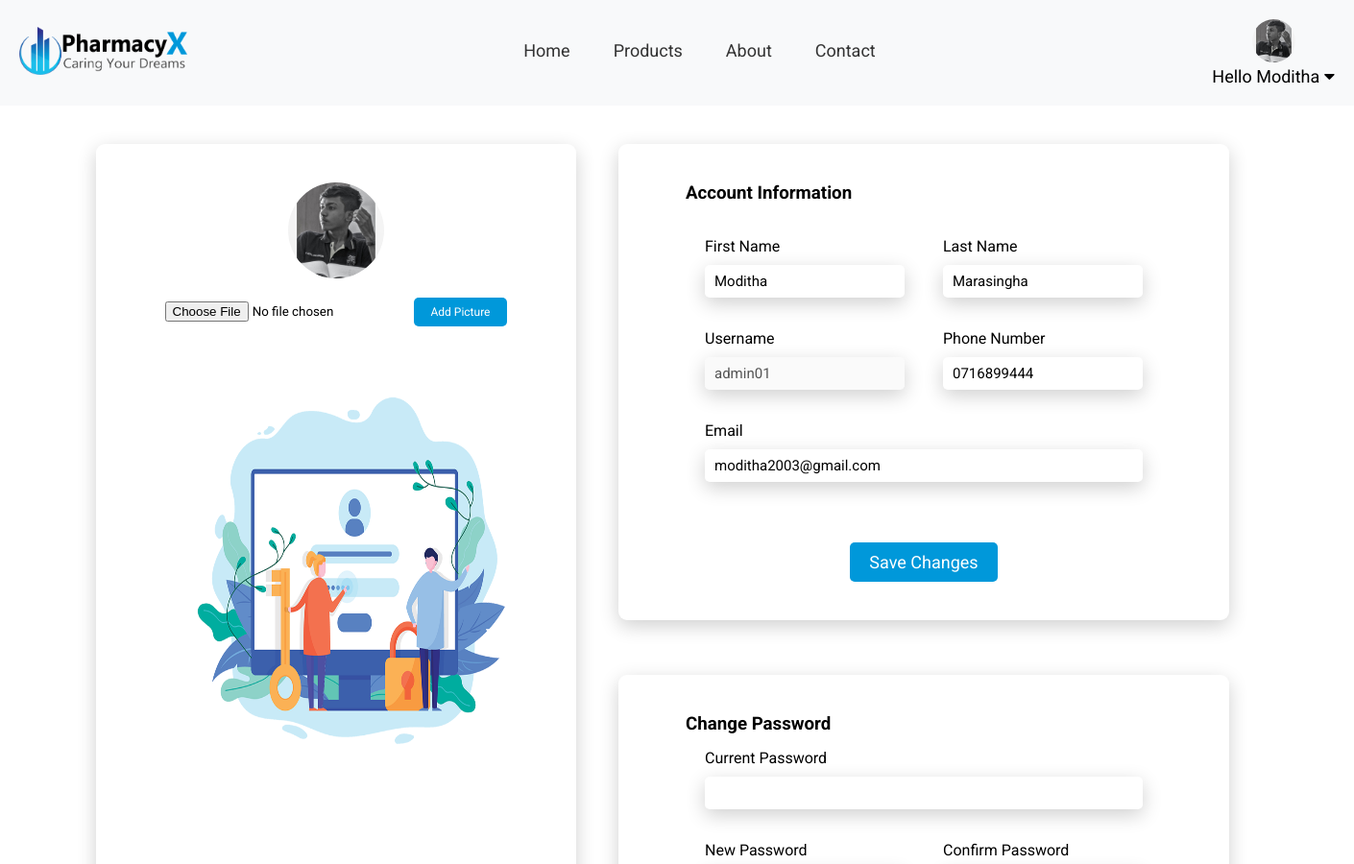
Page /my_account.php (signed in, upper part) on the earlier database version.
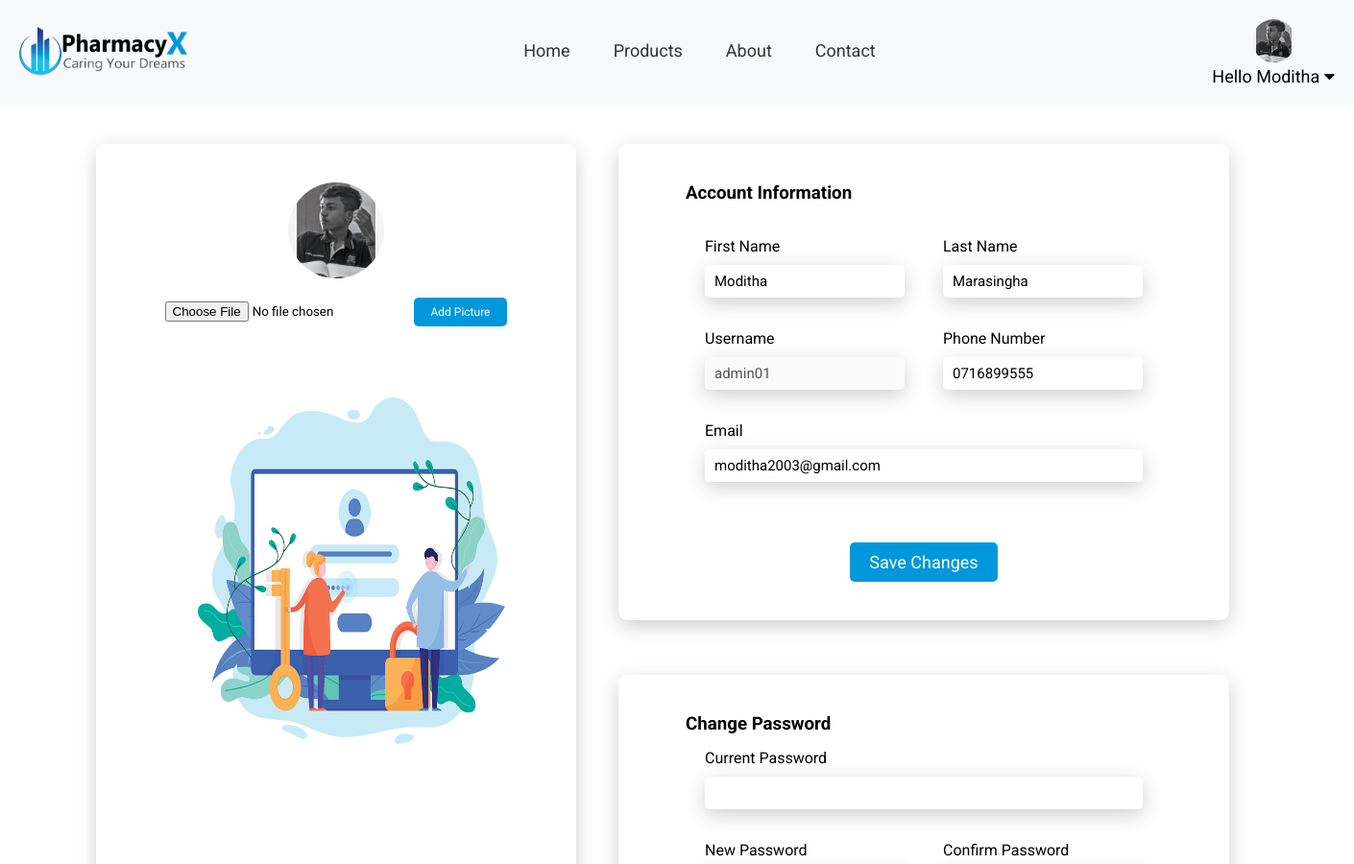
Same page on the later database version.
### tables this page shows
CREATE TABLE `User_info` (
  `user_name` varchar(100) NOT NULL,
  `first_name` varchar(100) NOT NULL,
  `last_name` varchar(100) NOT NULL,
  `email` varchar(255) NOT NULL,
  `phone_no` varchar(15) DEFAULT NULL,
  `password` varchar(255) NOT NULL,
  `profilepic_url` varchar(255) DEFAULT NULL,
  `acc_status` enum('Active','Inactive') DEFAULT 'Active',
  `user_type` enum('Admin','Manager','Customer') DEFAULT NULL
);

### my_account.php (the view, shortened to what this page needs)
<?php
 require_once './db_Config/config.php';
$query = "SELECT * FROM User_info WHERE user_name = '{$_SESSION['username']}';";
$result = mysqli_query($Connection, $query);
if($result)
{
  $row = mysqli_fetch_assoc($result);
  $firstName = $row['first_name'];
  $lastName = $row['last_name'];
  $username = $row['user_name'];
  $phone = $row['phone_no'];
  $email = $row['email'];
}
?>
<!DOCTYPE html>
<html lang="en">
<head>
    <link rel="stylesheet" href="./CSS/index.css">
    <link rel="stylesheet" href="./CSS/my_account.css">
</head>
<body>
    <?php include ("./header.php"); ?>
      <div class="my-account-content">
            <div class="edit-container">
            <div class="profile-pic">
                  <img src="<?php echo $profilePicUrl; ?>">
                </div>
                  <div class="upload-profile">
                    <form action="my_account.php" method="POST" enctype="multipart/form-data">
                        <input type="file" name="profilePIC" class="profilePIC" accept=".jpg,.jpeg,.png" >
                        <button type="submit" name="addProfilePic" class="addProfileBtn">Add Picture</button>
                    </form>
                  </div>
                   <div class="background-img">
                    <img src="./Images/myaccount-background-image.png" alt="background-image">
                   </div>
                     <div class="delete-account-container">
                      <form action="my_account.php" method="POST">
                      </form>
                     </div>
                </div>
        <div class="box">
        <div class="account-information-form-container">
               <form action="my_account.php" method="POST">
                  <div class="my-account-form">
                  <h3>Account Information</h3>
                     <div class="account-edit">
                        <div class="input-container">
                           <label>First Name</label>
                           <input type="text" name="F_name" value="<?php echo $firstName  ?>">
                        </div>
                        <div class="input-container">
                           <label>Last Name</label>
                           <input type="text" name="L_name" value="<?php echo $lastName ?>">
                        </div>
                     </div>
                     <div class="account-edit">
                         <div class="input-container">
                           <label>Username</label>
                           <input type="text" name="username" value="<?php echo $username  ?>" disabled >
                         </div>
                         <div class="input-container">
                           <label>Phone Number</label>
                           <input type="text"  name="phone" value="<?php echo $phone ?>">
                         </div>
                     </div>
                     <div class="account-edit">
                         <div class="input-container">
                            <label>Email</label>
                            <input type="email" name="email" value="<?php echo $email ?>" >
                         </div>
                     </div>
                     <div class="save-changes-container">
                         <button type="submit" onclick="alert('Successfully changed')" name="saveBtn" class="save-changes-button" >Save Changes</button>
                     </div>
                  </div>
               </form>
            </div>
            <div class="change-password-form-container">
            <form action="my_account.php" method="post">
                 <div id="change-password-form">
                 <h3>Change Password</h3>
                 <div class="account-edit">
                    <div class="input-container">
                      <label>Current Password</label>
                      <input type="password" name="pwd"required>
                    </div>
                 </div>
                 <div class="account-edit">
                   <div class="input-container">
                     <label>New Password</label>
                   </div>
                   <div class="input-container">
                     <label>Confirm Password</label>
                  </div>
                 </div>
                 </div>
            </form>
          </div>
        </div>
     </div>
    <?php include ("./footer.php"); ?>
</body>
</html>

Differences in the rows shown:
changed user_info "Moditha": phone "0716899444" → "0716899555"
